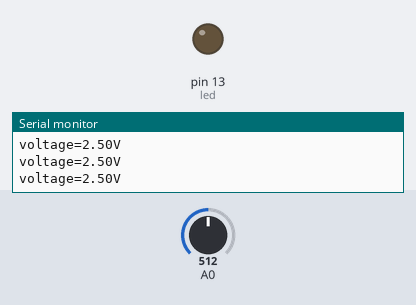
Simulated run of this sketch. Board: Arduino Uno, built with avr-gcc and run on an emulated ATmega328P. Shown: output pins drawn as LEDs (lit = HIGH), the last lines printed to the serial monitor. Inputs (shaded band) come from the test bench; at power-on: A0 = 512.

Above: at 1.2 s.
1.3 s: A0 set to 524
At 1.7 s:
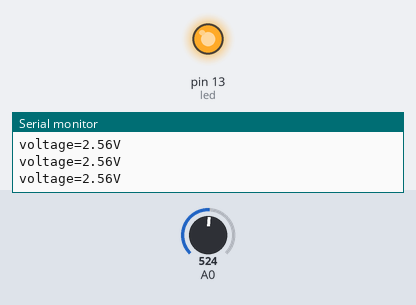
2.8 s: A0 set to 511
At 3.9 s:
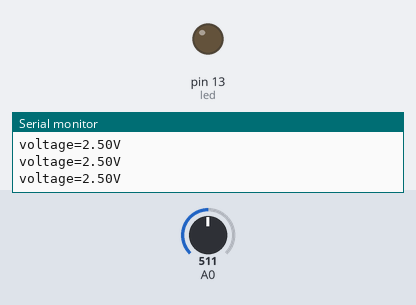
5.8 s: A0 set to 716
At 6.6 s:
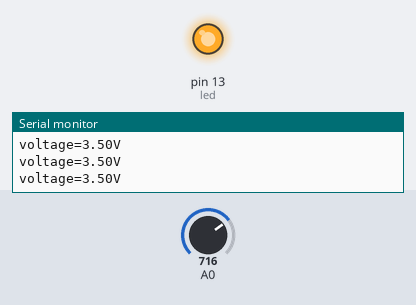
Timing chart, 0 to 8.8 s (numbered marks = the images above; inputs shaded):
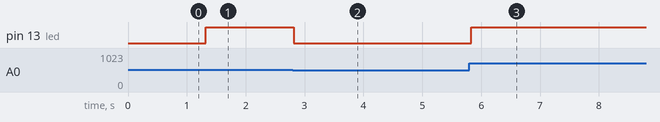

The sketch:

5-19-2.ino
```cpp
const int led=13; //LED 連接至數位接腳2。
int val; //數位值。
float volts=0;
const int refVolts=5;
void setup()
{
 Serial.begin(9600); //初始化串列埠，傳輸速率為9600 baud。
}
void loop()
{
 val=analogRead(0); //讀取類比輸入電壓並轉換成數位值。
 volts=(float)val*refVolts/1024; //將數位值轉成類比值。
 Serial.print("voltage="); //印出"voltage="。
 Serial.print(volts,2); //印出類比電壓值。
 Serial.println("V"); //印出"V" 。

 val=map(val,0,1023,0,255); //重新調整數位值範圍。
 analogWrite(led,val); //關閉LED。
}
```

Measured:
- the behaviour switches between 513 and 514 on A0 (found by bisection; images 0 and 1)
- after the input at 1.3 s, pin 13 (led): LOW → HIGH at once
- after the input at 2.8 s, pin 13 (led): HIGH → LOW at once
- after the input at 5.8 s, pin 13 (led): LOW → HIGH at once
